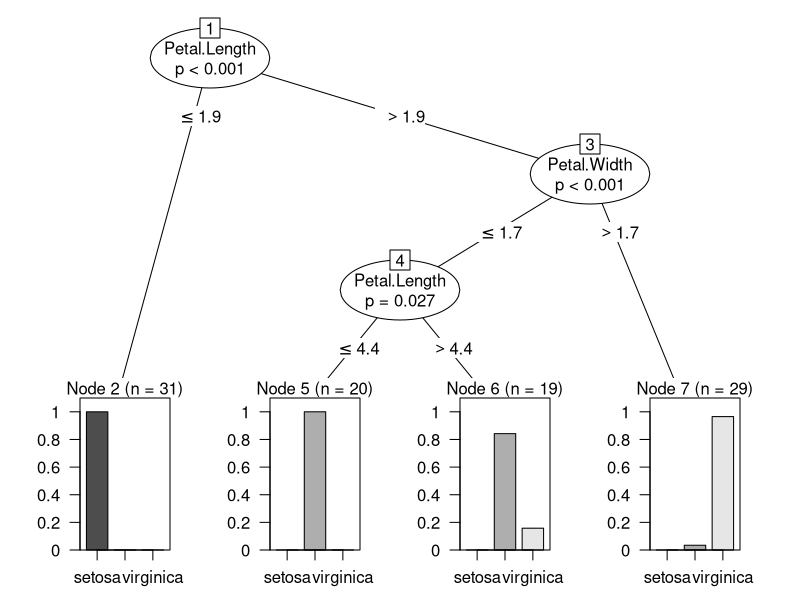
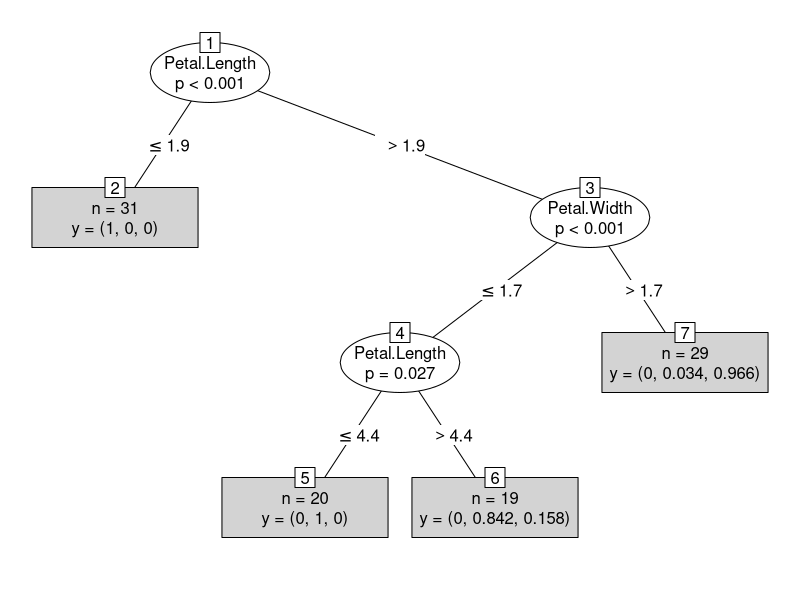
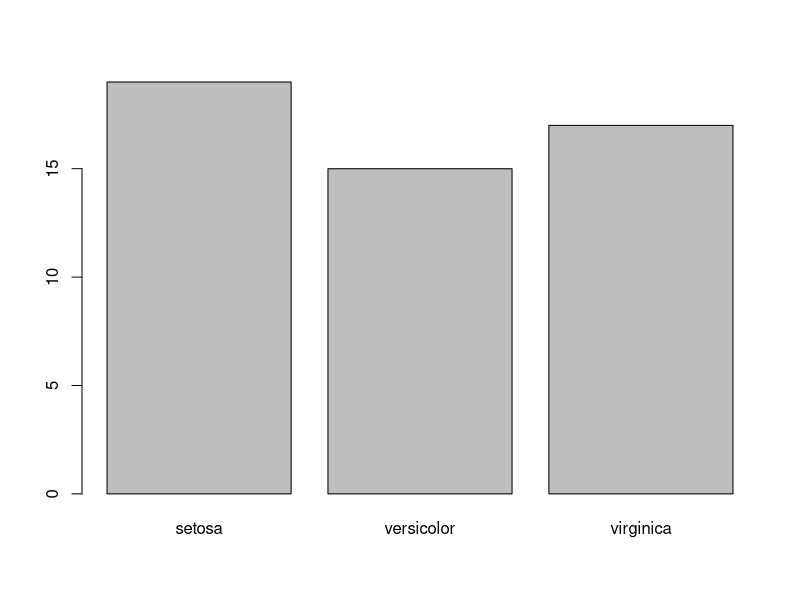

Source code (R) for these figures, in order: (Note: this script raises an error after producing the figures.)
#rm(list = ls())
install.packages("party")

library(party)


data(iris)
str(iris)  #structure
iris

set.seed(1234)

ind <- sample(2, nrow(iris), replace=TRUE, prob=c(0.6, 0.4))
trainData <- iris[ind==1,]
testData <- iris[ind==2,]

iris_ctree <- ctree(Species ~ Sepal.Length + Sepal.Width 
                    + Petal.Length + Petal.Width, data=trainData)

print(iris_ctree)

#Decision tree plotting
plot(iris_ctree)
plot(iris_ctree, type="simple")

#Classificatioin with test set
testPred <- predict(iris_ctree, newdata = testData)

testPred
plot(testPred)
table(testPred, testData$Species)

Pred==(testData$Species)/length(testPred)*100



######= ls())

library(rpart) 

data(stagec)	 
str(stagec)

stagec1<- subset(stagec, !is.na(g2))
stagec2<- subset(stagec1, !is.na(gleason))
stagec3<- subset(stagec2, !is.na(eet))
str(stagec3)

set.seed(1234)
ind <- sample(2, nrow(stagec3), replace=TRUE, prob=c(0.7, 0.3))

ind
trainData <- stagec3[ind==1, ]
testData <- stagec3[ind==2, ]

tree <- ctree(ploidy ~ ., data=trainData)
tree
plot(tree)

testPred = predict(tree, newdata=testData)
table(testPred, testData$ploidy)

#???? ?stData$ploidy)/length(testPred)*100
